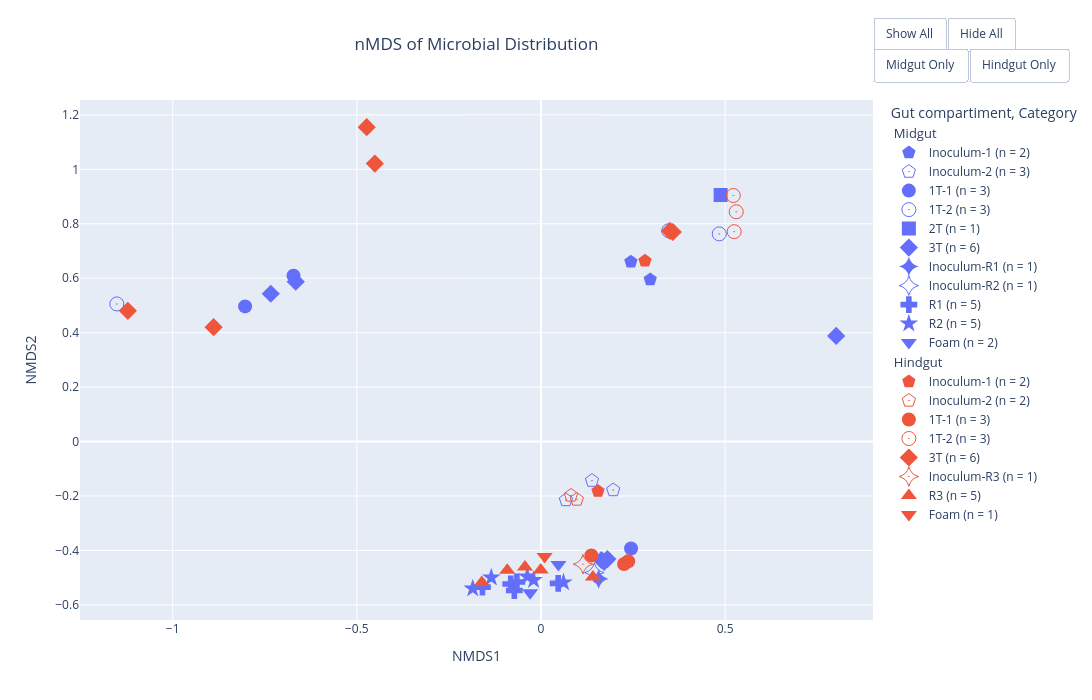

This figure's notebook cell:
### Markdown cell above
#### Plotly interactive plot

### Code cell
import plotly.express as px
fig = px.scatter(metadata, x='NMDS1', y='NMDS2', color='Gut compartiment',
                symbol='Category', category_orders={'Gut compartiment': ['Midgut', 'Hindgut'],
                                                    'Category': order},
                symbol_map=px_markers, title='nMDS of Microbial Distribution')
fig.update_traces(marker={'size':14})
fig.update_layout(width=1200, height=700)
y_range = [metadata['NMDS2'].min()-0.1, metadata['NMDS2'].max()+0.1]
x_range = [metadata['NMDS1'].min()-0.1, metadata['NMDS1'].max()+0.1]
fig.update_yaxes(range=y_range)
fig.update_xaxes(range=x_range)
for point in fig.data:
    group = point.legendgroup.split(',')[0]
    point.legendgroup = group
    point.legendgrouptitle.text = group
    count = len(point.x)
    point.name = point.name.split(',')[1].strip() + f' (n = {count})'
fig.update_layout(legend_groupclick="toggleitem")

show_all = [True] * len(fig.data)
hide_all = ['legendonly'] * len(fig.data)
midgut_only = [True if trace.legendgroup == 'Midgut' else 'legendonly' for trace in fig.data]
hindgut_only = [True if trace.legendgroup == 'Hindgut' else 'legendonly' for trace in fig.data]

fig.update_layout(
    title_pad_l=300,
    updatemenus=[
        dict(
            type='buttons',
            direction='left',
            xanchor='left',
            x=1.0, # Adjust X and Y to position the buttons where you like
            y=1.16,
            showactive=False,
            buttons=[
                dict(label='Show All', method='restyle', args=['visible', show_all]),
                dict(label='Hide All', method='restyle', args=['visible', hide_all]),
            ]
        ),
        dict(
            type='buttons',
            direction='left',
            xanchor='left',
            x=1.0, # Adjust X and Y to position the buttons where you like
            y=1.1,
            showactive=False,
            buttons=[
                dict(label='Midgut Only', method='restyle', args=['visible', midgut_only]),
                dict(label='Hindgut Only', method='restyle', args=['visible', hindgut_only]),
            ]
        )
    ]
)
fig.show()
fig.write_html('nmds_gut_cat.html')

### Figure 1 — Plotly figure (JSON) as saved in the notebook; plotly's stock layout.template omitted (floating-point values rounded to 4 significant figures)
{"data": [{"hovertemplate": "Gut compartiment=Midgut<br>Category=Inoculum-1<br>NMDS1=%{x}<br>NMDS2=%{y}<extra></extra>", "legendgroup": "Midgut", "legendgrouptitle": {"text": "Midgut"}, "marker": {"color": "#636efa", "size": 14, "symbol": 13}, "mode": "markers", "name": "Inoculum-1 (n = 2)", "orientation": "v", "showlegend": true, "type": "scatter", "x": [0.2441, 0.2966], "xaxis": "x", "y": [0.6605, 0.5951], "yaxis": "y"}, {"hovertemplate": "Gut compartiment=Midgut<br>Category=Inoculum-2<br>NMDS1=%{x}<br>NMDS2=%{y}<extra></extra>", "legendgroup": "Midgut", "legendgrouptitle": {"text": "Midgut"}, "marker": {"color": "#636efa", "size": 14, "symbol": 313}, "mode": "markers", "name": "Inoculum-2 (n = 3)", "orientation": "v", "showlegend": true, "type": "scatter", "x": [0.1961, 0.1385, 0.06767], "xaxis": "x", "y": [-0.1782, -0.1435, -0.2148], "yaxis": "y"}, {"hovertemplate": "Gut compartiment=Midgut<br>Category=1T-1<br>NMDS1=%{x}<br>NMDS2=%{y}<extra></extra>", "legendgroup": "Midgut", "legendgrouptitle": {"text": "Midgut"}, "marker": {"color": "#636efa", "size": 14, "symbol": 0}, "mode": "markers", "name": "1T-1 (n = 3)", "orientation": "v", "showlegend": true, "type": "scatter", "x": [-0.6719, -0.8034, 0.2445], "xaxis": "x", "y": [0.6094, 0.4964, -0.3927], "yaxis": "y"}, {"hovertemplate": "Gut compartiment=Midgut<br>Category=1T-2<br>NMDS1=%{x}<br>NMDS2=%{y}<extra></extra>", "legendgroup": "Midgut", "legendgrouptitle": {"text": "Midgut"}, "marker": {"color": "#636efa", "size": 14, "symbol": 300}, "mode": "markers", "name": "1T-2 (n = 3)", "orientation": "v", "showlegend": true, "type": "scatter", "x": [-1.152, 0.3467, 0.484], "xaxis": "x", "y": [0.5054, 0.7744, 0.7629], "yaxis": "y"}, {"hovertemplate": "Gut compartiment=Midgut<br>Category=2T<br>NMDS1=%{x}<br>NMDS2=%{y}<extra></extra>", "legendgroup": "Midgut", "legendgrouptitle": {"text": "Midgut"}, "marker": {"color": "#636efa", "size": 14, "symbol": 1}, "mode": "markers", "name": "2T (n = 1)", "orientation": "v", "showlegend": true, "type": "scatter", "x": [0.4877], "xaxis": "x", "y": [0.9057], "yaxis": "y"}, {"hovertemplate": "Gut compartiment=Midgut<br>Category=3T<br>NMDS1=%{x}<br>NMDS2=%{y}<extra></extra>", "legendgroup": "Midgut", "legendgrouptitle": {"text": "Midgut"}, "marker": {"color": "#636efa", "size": 14, "symbol": 2}, "mode": "markers", "name": "3T (n = 6)", "orientation": "v", "showlegend": true, "type": "scatter", "x": [0.1713, 0.1803, 0.1641, 0.8014, -0.6658, -0.7336], "xaxis": "x", "y": [-0.4419, -0.4316, -0.4352, 0.3881, 0.5874, 0.5429], "yaxis": "y"}, {"hovertemplate": "Gut compartiment=Midgut<br>Category=Inoculum-R1<br>NMDS1=%{x}<br>NMDS2=%{y}<extra></extra>", "legendgroup": "Midgut", "legendgrouptitle": {"text": "Midgut"}, "marker": {"color": "#636efa", "size": 14, "symbol": 22}, "mode": "markers", "name": "Inoculum-R1 (n = 1)", "orientation": "v", "showlegend": true, "type": "scatter", "x": [0.1564], "xaxis": "x", "y": [-0.5045], "yaxis": "y"}, {"hovertemplate": "Gut compartiment=Midgut<br>Category=Inoculum-R2<br>NMDS1=%{x}<br>NMDS2=%{y}<extra></extra>", "legendgroup": "Midgut", "legendgrouptitle": {"text": "Midgut"}, "marker": {"color": "#636efa", "size": 14, "symbol": 122}, "mode": "markers", "name": "Inoculum-R2 (n = 1)", "orientation": "v", "showlegend": true, "type": "scatter", "x": [0.1449], "xaxis": "x", "y": [-0.4816], "yaxis": "y"}, {"hovertemplate": "Gut compartiment=Midgut<br>Category=R1<br>NMDS1=%{x}<br>NMDS2=%{y}<extra></extra>", "legendgroup": "Midgut", "legendgrouptitle": {"text": "Midgut"}, "marker": {"color": "#636efa", "size": 14, "symbol": 3}, "mode": "markers", "name": "R1 (n = 5)", "orientation": "v", "showlegend": true, "type": "scatter", "x": [0.04671, -0.0724, -0.08215, -0.06547, -0.159], "xaxis": "x", "y": [-0.5209, -0.5473, -0.5233, -0.5157, -0.5346], "yaxis": "y"}, {"hovertemplate": "Gut compartiment=Midgut<br>Category=R2<br>NMDS1=%{x}<br>NMDS2=%{y}<extra></extra>", "legendgroup": "Midgut", "legendgrouptitle": {"text": "Midgut"}, "marker": {"color": "#636efa", "size": 14, "symbol": 17}, "mode": "markers", "name": "R2 (n = 5)", "orientation": "v", "showlegend": true, "type": "scatter", "x": [0.06119, -0.02012, -0.03728, -0.1349, -0.1854], "xaxis": "x", "y": [-0.5175, -0.5087, -0.4957, -0.4999, -0.54], "yaxis": "y"}, {"hovertemplate": "Gut compartiment=Midgut<br>Category=Foam<br>NMDS1=%{x}<br>NMDS2=%{y}<extra></extra>", "legendgroup": "Midgut", "legendgrouptitle": {"text": "Midgut"}, "marker": {"color": "#636efa", "size": 14, "symbol": 6}, "mode": "markers", "name": "Foam (n = 2)", "orientation": "v", "showlegend": true, "type": "scatter", "x": [0.04739, -0.02957], "xaxis": "x", "y": [-0.4518, -0.5555], "yaxis": "y"}, {"hovertemplate": "Gut compartiment=Hindgut<br>Category=Inoculum-1<br>NMDS1=%{x}<br>NMDS2=%{y}<extra></extra>", "legendgroup": "Hindgut", "legendgrouptitle": {"text": "Hindgut"}, "marker": {"color": "#EF553B", "size": 14, "symbol": 13}, "mode": "markers", "name": "Inoculum-1 (n = 2)", "orientation": "v", "showlegend": true, "type": "scatter", "x": [0.2824, 0.1548], "xaxis": "x", "y": [0.6638, -0.1819], "yaxis": "y"}, {"hovertemplate": "Gut compartiment=Hindgut<br>Category=Inoculum-2<br>NMDS1=%{x}<br>NMDS2=%{y}<extra></extra>", "legendgroup": "Hindgut", "legendgrouptitle": {"text": "Hindgut"}, "marker": {"color": "#EF553B", "size": 14, "symbol": 313}, "mode": "markers", "name": "Inoculum-2 (n = 2)", "orientation": "v", "showlegend": true, "type": "scatter", "x": [0.08145, 0.09731], "xaxis": "x", "y": [-0.1981, -0.2129], "yaxis": "y"}, {"hovertemplate": "Gut compartiment=Hindgut<br>Category=1T-1<br>NMDS1=%{x}<br>NMDS2=%{y}<extra></extra>", "legendgroup": "Hindgut", "legendgrouptitle": {"text": "Hindgut"}, "marker": {"color": "#EF553B", "size": 14, "symbol": 0}, "mode": "markers", "name": "1T-1 (n = 3)", "orientation": "v", "showlegend": true, "type": "scatter", "x": [0.2368, 0.2255, 0.1368], "xaxis": "x", "y": [-0.4402, -0.4497, -0.4182], "yaxis": "y"}, {"hovertemplate": "Gut compartiment=Hindgut<br>Category=1T-2<br>NMDS1=%{x}<br>NMDS2=%{y}<extra></extra>", "legendgroup": "Hindgut", "legendgrouptitle": {"text": "Hindgut"}, "marker": {"color": "#EF553B", "size": 14, "symbol": 300}, "mode": "markers", "name": "1T-2 (n = 3)", "orientation": "v", "showlegend": true, "type": "scatter", "x": [0.5301, 0.5222, 0.5246], "xaxis": "x", "y": [0.8441, 0.9038, 0.771], "yaxis": "y"}, {"hovertemplate": "Gut compartiment=Hindgut<br>Category=3T<br>NMDS1=%{x}<br>NMDS2=%{y}<extra></extra>", "legendgroup": "Hindgut", "legendgrouptitle": {"text": "Hindgut"}, "marker": {"color": "#EF553B", "size": 14, "symbol": 2}, "mode": "markers", "name": "3T (n = 6)", "orientation": "v", "showlegend": true, "type": "scatter", "x": [-0.4732, -0.451, -1.122, -0.8888, 0.358, 0.3499], "xaxis": "x", "y": [1.155, 1.021, 0.4803, 0.4202, 0.7697, 0.7738], "yaxis": "y"}, {"hovertemplate": "Gut compartiment=Hindgut<br>Category=Inoculum-R3<br>NMDS1=%{x}<br>NMDS2=%{y}<extra></extra>", "legendgroup": "Hindgut", "legendgrouptitle": {"text": "Hindgut"}, "marker": {"color": "#EF553B", "size": 14, "symbol": 322}, "mode": "markers", "name": "Inoculum-R3 (n = 1)", "orientation": "v", "showlegend": true, "type": "scatter", "x": [0.114], "xaxis": "x", "y": [-0.4508], "yaxis": "y"}, {"hovertemplate": "Gut compartiment=Hindgut<br>Category=R3<br>NMDS1=%{x}<br>NMDS2=%{y}<extra></extra>", "legendgroup": "Hindgut", "legendgrouptitle": {"text": "Hindgut"}, "marker": {"color": "#EF553B", "size": 14, "symbol": 5}, "mode": "markers", "name": "R3 (n = 5)", "orientation": "v", "showlegend": true, "type": "scatter", "x": [0.1411, -0.0008039, -0.0435, -0.09155, -0.1609], "xaxis": "x", "y": [-0.4977, -0.4715, -0.4612, -0.4728, -0.5181], "yaxis": "y"}, {"hovertemplate": "Gut compartiment=Hindgut<br>Category=Foam<br>NMDS1=%{x}<br>NMDS2=%{y}<extra></extra>", "legendgroup": "Hindgut", "legendgrouptitle": {"text": "Hindgut"}, "marker": {"color": "#EF553B", "size": 14, "symbol": 6}, "mode": "markers", "name": "Foam (n = 1)", "orientation": "v", "showlegend": true, "type": "scatter", "x": [0.00986], "xaxis": "x", "y": [-0.4226], "yaxis": "y"}], "layout": {"height": 700, "legend": {"groupclick": "toggleitem", "title": {"text": "Gut compartiment, Category"}, "tracegroupgap": 0}, "title": {"pad": {"l": 300}, "text": "nMDS of Microbial Distribution"}, "updatemenus": [{"buttons": [{"args": ["visible", [true, true, true, true, true, true, true, true, true, true, true, true, true, true, true, true, true, true, true]], "label": "Show All", "method": "restyle"}, {"args": ["visible", ["legendonly", "legendonly", "legendonly", "legendonly", "legendonly", "legendonly", "legendonly", "legendonly", "legendonly", "legendonly", "legendonly", "legendonly", "legendonly", "legendonly", "legendonly", "legendonly", "legendonly", "legendonly", "legendonly"]], "label": "Hide All", "method": "restyle"}], "direction": "left", "showactive": false, "type": "buttons", "x": 1, "xanchor": "left", "y": 1.16}, {"buttons": [{"args": ["visible", [true, true, true, true, true, true, true, true, true, true, true, "legendonly", "legendonly", "legendonly", "legendonly", "legendonly", "legendonly", "legendonly", "legendonly"]], "label": "Midgut Only", "method": "restyle"}, {"args": ["visible", ["legendonly", "legendonly", "legendonly", "legendonly", "legendonly", "legendonly", "legendonly", "legendonly", "legendonly", "legendonly", "legendonly", true, true, true, true, true, true, true, true]], "label": "Hindgut Only", "method": "restyle"}], "direction": "left", "showactive": false, "type": "buttons", "x": 1, "xanchor": "left", "y": 1.1}], "width": 1200, "xaxis": {"anchor": "y", "domain": [0, 1], "range": [-1.252, 0.9014], "title": {"text": "NMDS1"}}, "yaxis": {"anchor": "x", "domain": [0, 1], "range": [-0.6555, 1.255], "title": {"text": "NMDS2"}}}}
